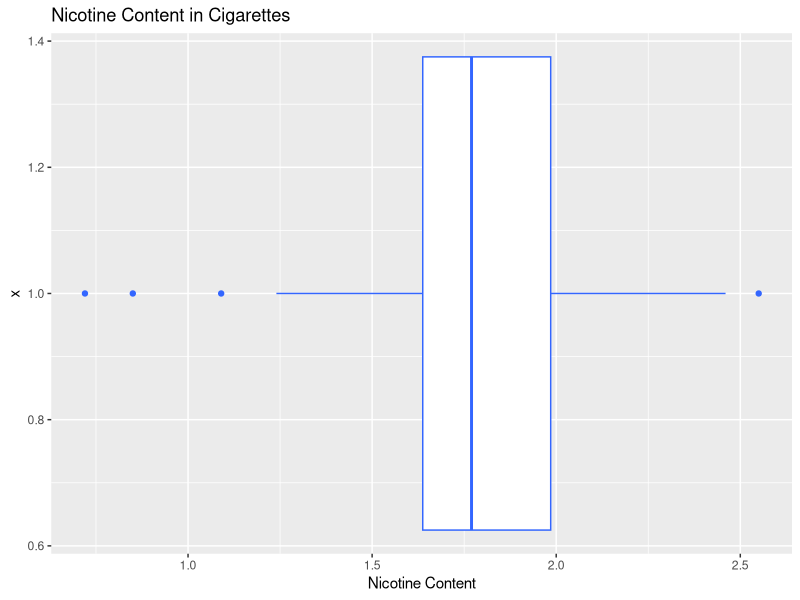

Recreate this plot in R.

# Example 1.5
# To make Boxplot of Nicotine Data..
# package used ggplot2, if not installed you can install it using install.packages("ggplot2")


library(ggplot2) 

nicotine <- c(1.09,1.92,2.31,1.79, 2.28,1.74,1.47,1.97,0.85,1.24,1.58,2.03,1.70,2.17,2.55,2.11,1.86,1.90,1.68,1.51,1.64,0.72,1.69,1.85,1.82,1.79,2.46,1.88,2.08,1.67,1.37,1.93,1.40,1.64,2.09,1.75,1.63,2.37,1.75,1.69)

content <- data.frame(nicotine) #making it dataframe for making plots

colnames(content) <- c("content1") #changing the column name of the dataframe 

# Final Plot..
ggplot(data = content,aes(x=1,y= content1))+ geom_boxplot(fill = "white", colour = "#3366FF")+ coord_flip()+ylab("Nicotine Content")+ ggtitle("Nicotine Content in Cigarettes")



